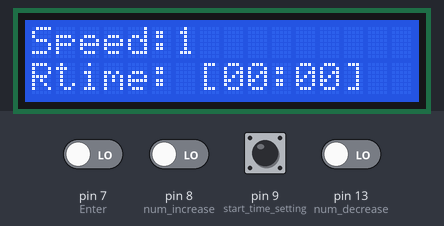
Bench run of a sketch on a simulated Arduino Uno, built with avr-gcc and run on an emulated ATmega328P. Shown: 16×2 character LCD. The inputs (shaded band) are chosen by the test bench; at power-on: pin 7 (Enter), pin 8 (num_increase), pin 9 (start_time_setting), pin 13 (num_decrease) LOW.

Above: at 3.3 s.
3.4 s: pin 7 (Enter) driven HIGH
At 4.6 s:
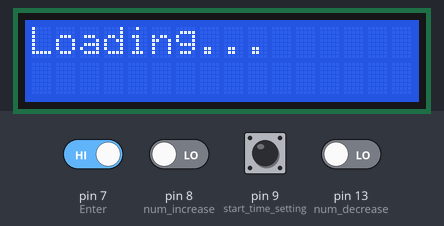
6.4 s: pin 9 (start_time_setting) pulled HIGH for 0.15 s
At 7.5 s:
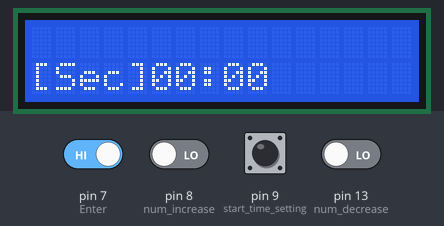
8.4 s: pin 9 (start_time_setting) pulled HIGH for 1 s
At 9.7 s:
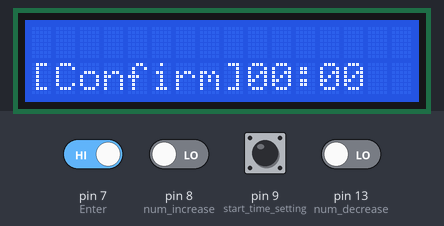
11.4 s: pin 8 (num_increase) driven HIGH
At 15.3 s:
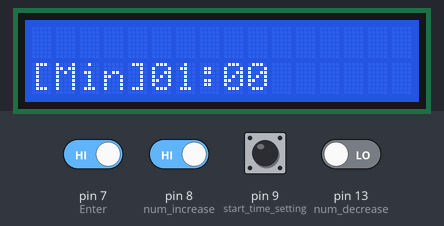
Timing chart, 0 to 15.4 s (numbered marks = the images above; inputs shaded):
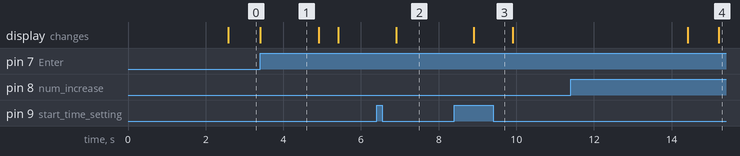

Measured:
- after the input at 3.4 s, the display: changes at once (image 1)
- after the input at 6.4 s, the display: changes after 0.51 s (image 2)
- after the input at 8.4 s, the display: changes after 0.50 s (image 3)
- what the display in image 1 shows lasts 1.5 s, from 3.4 s to 4.9 s

The sketch:

LCD_Timer_integrated_2.ino
```cpp
#include "LiquidCrystal.h"  // Text LCD 라이브러리 함수

//LCD 전역변수
LiquidCrystal lcd(12, 11, 5, 4, 3, 2);  //아두이노-LCD 선 연결
int FanSpeed = 1;                       //선풍기 속도

//Timer 전역변수
const int StartSW = { 7 };  //이 신호만 적외선 입력 신호로 변경하면 됨
const int IncreSW = { 8 };
const int DecreSW = { 13 };
const int EnterSW = { 9 };
// Start // Increase // Decrease // Enter //
int EnterValue = 0;    //Enter가 몇번 눌러졌는지. 1이면 시간, 2이면 분 설정으로도 사용할 것
int Rtime[4] = { 0 };  //time array
//Rtime[0][1] : [2][3]

//Main화면 Timer 감소 전역변수
unsigned long timerStartTime = 0;  //타이머가 시작한 시간


//LCD 시작화면(전원 키고 바로)
void LCD_Start(int fs, int Rtime[]) {  //(선풍기속도, 예약종료남은시간)
  lcd.clear();
  lcd.print("FAN_01");  //첫번째줄
  lcd.setCursor(0, 2);
  lcd.print("by KM,HJ,KM,HC   ");  //두번째줄
  delay(2500);
  lcd.clear();
}


//LCD 메인화면
void LCD_Main(int fs, int Rtime[]) {  //(선풍기속도, 예약종료남은시간)
  while (1) {
    if (digitalRead(StartSW) == 1) {
      setTimer();
    }
    lcd.print("Speed:");
    lcd.print(FanSpeed);  //첫번째줄
    lcd.setCursor(0, 2);
    lcd.print("Rtime: [");         //두번째줄
    for (int i = 0; i < 4; i++) {  //시간 배열 출력 for문
      if (i == 2) {
        lcd.print(":");
      }
      lcd.print(Rtime[i]);
    }
    lcd.print("]  ");
    while ((Rtime[0] > 0) || (Rtime[1] > 0) || (Rtime[2] > 0) || (Rtime[3] > 0)) {
      timerCntDwn();
    }
  }
}

//Timer 설정 함수
void setTimer(void) {
  lcd.clear();
  lcd.print("Loading...");
  delay(1500);
  lcd.clear();
  delay(500);

  EnterValue = 1;
  //분 설정
  while (EnterValue == 1) {
    if (digitalRead(IncreSW) == 1) {
      if (Rtime[1] == 9) {
        Rtime[1] = 0;
        Rtime[0]++;
      } else {
        Rtime[1]++;
      }
      delay(300);
    }
    if (digitalRead(DecreSW) == 1) {
      if (Rtime[1] == 0 && Rtime[0] > 0) {
        Rtime[1] = 9;
        Rtime[0]--;
      } else {
        Rtime[1]--;
      }
      delay(300);
    }
    //EnterSW 눌리면 EnterValue 1로 변경하고 탈출
    if (digitalRead(EnterSW) == 1) {
      EnterValue = 2;
      delay(500);
      lcd.clear();
    }
    //출력 상태 확인//
    for (int i = 0; i < 4; i++) {
      if (i == 0) {
        lcd.setCursor(0, 2);
        lcd.print("[Min]");
      }
      lcd.print(Rtime[i]);
      if (i == 1) {
        lcd.print(":");
      }
    }
  }
  //초 설정
  while (EnterValue == 2) {
    if (digitalRead(IncreSW) == 1) {
      if (Rtime[2] == 5) {
        Rtime[2] = 0;
      } else {
        Rtime[2]++;
      }
      delay(300);
    }
    if (digitalRead(DecreSW) == 1) {
      if (Rtime[2] == 0) {
        Rtime[2] = 5;
      } else {
        Rtime[2]--;
      }
      delay(300);
    }
    //EnterSW 눌리면 EnterValue 1로 변경하고 탈출
    if (digitalRead(EnterSW) == 1) {
      delay(500);
      for (int i = 0; i < 4; i++) {
        if (i == 0) {
          lcd.setCursor(0, 2);
          lcd.print("[Confirm]");
        }
        lcd.print(Rtime[i]);
        if (i == 1) {
          lcd.print(":");
        }
      }
      delay(1000);
      lcd.clear();
      lcd.setCursor(0, 0);
      lcd.print("Loading...");
      delay(3000);
      lcd.setCursor(0, 0);
      lcd.clear();
      LCD_Main(FanSpeed, Rtime);
    }
    //출력 상태 확인//
    for (int i = 0; i < 4; i++) {
      if (i == 0) {
        lcd.setCursor(0, 2);
        lcd.print("[Sec]");
      }
      lcd.print(Rtime[i]);
      if (i == 1) {
        lcd.print(":");
      }
      if (i == 3) {
        lcd.print(" ");
      }
    }
  }
}


//시간값 배열 감소 함수
void arrTimer(void) {
  if (Rtime[3] > 0) {
    Rtime[3]--;
  } else {
    Rtime[3] = 9;
    if (Rtime[2] > 0) {
      Rtime[2]--;
    } else {
      Rtime[2] = 5;
      if (Rtime[1] > 0) {
        Rtime[1]--;
      } else {
        Rtime[1] = 9;
        if (Rtime[0] > 0) {
          Rtime[0]--;
        }
      }
    }
  }
}


//Timer 시간 감소 함수
void timerCntDwn(void) {
  Serial.println("CNT START");
  timerStartTime = millis();
  while ((Rtime[0] > 0) || (Rtime[1] > 0) || (Rtime[2] > 0) || (Rtime[3] > 0)) {
    if (millis() - timerStartTime == 1000) {
      arrTimer();
      timerStartTime = millis();
      for (int i = 0; i < 4; i++) {
        Serial.print(Rtime[i]);
        if (i == 3) {
          Serial.println();
        }
      }
      LCD_Main(FanSpeed, Rtime);
    }
  }
  lcd.clear();
  delay(300);
  LCD_Main(FanSpeed, Rtime);
}


void setup() {
  //LCD 셋
  lcd.begin(16, 2);  //LCD 패널 활성화 (x, y)개
  LCD_Start(FanSpeed, Rtime);  //LCD 시작화면 함수 호출(선풍기 속도, 예약 종료까지 남은 시간)
  LCD_Main(FanSpeed, Rtime);   //LCD 메인화면 함수 호출
  //Timer 셋업
  pinMode(7, INPUT);   //Enter
  pinMode(8, INPUT);   //num increase
  pinMode(13, INPUT);  //num decrease
  pinMode(9, INPUT);   //start time setting
  Serial.begin(115200);
  LCD_Main(FanSpeed, Rtime);
}

void loop() {
}
```
